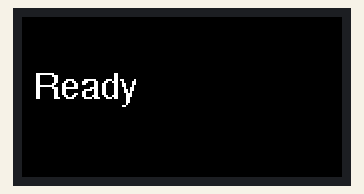
This sketch was run on a simulated ESP32. Parts: 160×80 colour display. WiFi joins after 1.5 s; servers stay silent unless stated; storage starts empty; what the sketch prints to the serial monitor is not drawn.

Above: at 3.3 s.
At 4.3 s:
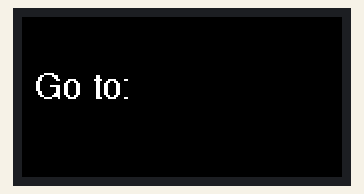
At 5.3 s:
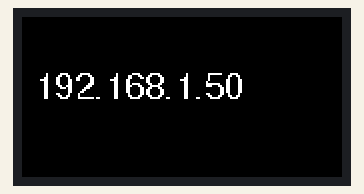

Measured:
- what the display in image 0 shows lasts 1.1 s, from 3.2 s to 4.3 s
- what the display in image 2 shows lasts 4.0 s, from 5.3 s to 9.3 s

The sketch:

remoteDrawer.ino
```cpp
/*
 * File:      remoteDrawer.ino
 * Author:    Luke de Munk
 *
 * Code for a web interface with a canvas to draw on.
 * Shows canvas (near) real-time on a ST7735 display.
 * For more info, check out:
 * https://github.com/LukedeMunk/ESP32-remote-drawer
 */
#include "WiFi.h"
#include "ESPAsyncWebServer.h"
#include "SPIFFS.h"
#include <Adafruit_GFX.h>                                                   //Core graphics library
#include <Adafruit_ST7735.h>                                                //Hardware-specific library for ST7735
#include <Fonts/FreeSans9pt7b.h>
#include "Debugger.h"

/* Pins */
#define SCL_PIN             8                                               //Use hardware SPI GPIO clock pin for your hardware
#define SDA_PIN             23                                              //Use hardware SPI GPIO data pin for your hardware

#define RST_PIN             4                                               //Display reset pin
#define DC_PIN              16                                              //Register select (stands for Data Control perhaps) (0 = command, 1 = display)
#define CS_PIN              17                                              //Display enable (Chip select), if not enabled will not talk on SPI bus
#define BLK_PIN             5                                               //Backlight control pin (0 = off, 1 = on)

#define WIDTH               160
#define HEIGHT              80

/* Default colors */
#define BACKGROUND_COLOR    ST77XX_BLACK

/* Pencil types */
#define PENCIL              0
#define ERASER              1

/* Network */
#define SSID                "XX"
#define PASSWORD            "XX"
AsyncWebServer server(80);                                                  //Create AsyncWebServer object on port 80

Adafruit_ST7735 tft = Adafruit_ST7735(CS_PIN, DC_PIN, RST_PIN);             //Initialise display object

uint32_t color = tft.color565(255, 255, 255);
uint8_t lineWidth = 3;
uint8_t pencilType = PENCIL;

/**************************************************************************/
/*!
  @brief    Replaces placeholders with actual data.
*/
/**************************************************************************/
String processor(const String& var) {
    if (var == "COLOR") {
        char colorString[6];
        sprintf(colorString, "%06x", color);                                //Contruct color string

        return String(colorString);
    } else if (var == "LINE_WIDTH") {
        return String(lineWidth);
    } else {
        return " placeholder_error ";
    }
    return String();
}

/**************************************************************************/
/*!
  @brief    Setup the controller.
*/
/**************************************************************************/
void setup() {
    Serial.begin(115200);                                                   //Serial port for debugging purposes

    /* Initialize tft display */
    tft.initR(INITR_MINI160x80);                                            //Init ST7735S mini display
    tft.setColRowStart(26, 1);
    tft.setRotation(3);
    tft.invertDisplay(true);

    /* Draw loading screen */
    tft.fillScreen(tft.color565(255, 255, 255));
    delay(1000);
    tft.fillScreen(BACKGROUND_COLOR);

    tft.setCursor(6, HEIGHT/2);
    tft.setFont(&FreeSans9pt7b);
    tft.setTextColor(tft.color565(255, 255, 255));
    tft.print("Initialising SPIFFS");


    /* Initialize SPIFFS */
    if(!SPIFFS.begin(true)){
        debugln("An Error has occurred while mounting SPIFFS");
        return;
    }

    /* Connect to Wi-Fi */
    WiFi.begin(SSID, PASSWORD);

    debug("Connecting to WiFi.");

    tft.setCursor(6, HEIGHT/2);
    tft.fillScreen(BACKGROUND_COLOR);
    tft.print("Connecting to WiFi");

    while (WiFi.status() != WL_CONNECTED) {
        delay(1000);
        debug(".");
    }

    debugln("");
    debug("IP: ");
    debugln(WiFi.localIP());

    tft.setCursor(6, HEIGHT/2);
    tft.fillScreen(BACKGROUND_COLOR);
    tft.print("Initialising server");
    /*
    *  Routes for loading all the necessary files
    */
    /* Load index.html file */
    server.on("/", HTTP_GET, [](AsyncWebServerRequest *request){
        request->send(SPIFFS, "/index.html", String(), false, processor);
    });

    /* Load style.css file */
    server.on("/style.css", HTTP_GET, [](AsyncWebServerRequest *request){
        request->send(SPIFFS, "/style.css", "text/css");
    });

    /* Load style_mobile.css file */
    server.on("/style_mobile.css", HTTP_GET, [](AsyncWebServerRequest *request){
        request->send(SPIFFS, "/style_mobile.css", "text/css");
    });

    /* Load favicon.ico file */
    server.on("/favicon.ico", HTTP_GET, [](AsyncWebServerRequest *request){
        request->send(SPIFFS, "/favicon.ico", "image/x-icon");
    });

    /* Load jquery.min.js file */
    server.on("/jquery.min.js", HTTP_GET, [](AsyncWebServerRequest *request){
        request->send(SPIFFS, "/jquery.min.js", "text/script");
    });

    /* Load base.js file */
    server.on("/base.js", HTTP_GET, [](AsyncWebServerRequest *request){
        request->send(SPIFFS, "/base.js", "text/script");
    });
    /*
    * End of file loading
    */

    /*
    * Routes for receiving data
    */
    /* Route for updating xy values */
    server.on("/update_xy", HTTP_GET, [](AsyncWebServerRequest *request){
        if (request->hasParam("x") && request->hasParam("y")) {
            uint16_t x = (uint16_t) atoi(request->getParam("x")->value().c_str());
            uint16_t y = (uint16_t) atoi(request->getParam("y")->value().c_str());

            if (pencilType == PENCIL) {
                tft.fillCircle(x, y, lineWidth, color);
            } else {
                tft.fillCircle(x, y, lineWidth, BACKGROUND_COLOR);
            }
        }
        request->send(SPIFFS, "/index.html", String(), false, processor);
    });

    /* Route for updating color */
    server.on("/update_color", HTTP_GET, [](AsyncWebServerRequest *request){
        if (request->hasParam("color")) {
            color = (uint32_t) strtol(request->getParam("color")->value().c_str(), NULL, 16);
        }
        request->send(SPIFFS, "/index.html", String(), false, processor);
    });

    /* Route for updating line width */
    server.on("/update_line_width", HTTP_GET, [](AsyncWebServerRequest *request){
        if (request->hasParam("width")) {
            lineWidth = (uint8_t) atoi(request->getParam("width")->value().c_str());
        }
        request->send(SPIFFS, "/index.html", String(), false, processor);
    });

    /* Route for updating pencil type */
    server.on("/update_pencil_type", HTTP_GET, [](AsyncWebServerRequest *request){
        if (request->hasParam("pencil")) {
            pencilType = (uint8_t) atoi(request->getParam("pencil")->value().c_str());
        }
        request->send(SPIFFS, "/index.html", String(), false, processor);
    });

    /* Route for clearing screen */
    server.on("/erase_canvas", HTTP_GET, [](AsyncWebServerRequest *request){
        tft.fillScreen(BACKGROUND_COLOR);
        request->send(SPIFFS, "/index.html", String(), false, processor);
    });

    server.begin();                                                         //Start server

    tft.setCursor(6, HEIGHT/2);
    tft.fillScreen(BACKGROUND_COLOR);
    tft.print("Ready");
    delay(1000);

    tft.setCursor(6, HEIGHT/2);
    tft.fillScreen(BACKGROUND_COLOR);
    tft.print("Go to:");
    delay(1000);

    tft.setCursor(6, HEIGHT/2);
    tft.fillScreen(BACKGROUND_COLOR);
    tft.print(WiFi.localIP().toString().c_str());
    delay(4000);

    tft.fillScreen(BACKGROUND_COLOR);
}

/**************************************************************************/
/*!
  @brief    Mainloop.
*/
/**************************************************************************/
void loop() {

}
```

Debugger.h
```cpp
/*
 * File:        Debugger.h
 * Author:      Luke de Munk
 * Version:     1.0
 *
 * Can be used to debug ESP32/Arduino projects using serial communication.
 * Don't forget to enable serial by 'Serial.begin(115200);'.
 *
 */
#ifndef DEBUGGER_H
#define DEBUGGER_H

/* Enable or disable debug here */
#define DEBUG               1

#if DEBUG == 1
    #define debug(x) Serial.print(x)
    #define debugln(x) Serial.println(x)
#else
    #define debug(x)
    #define debugln(x)
#endif

#endif
```
